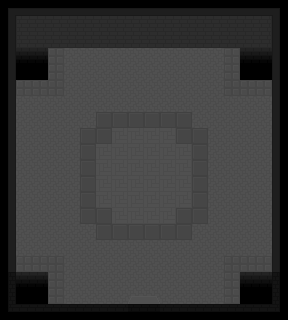

The image is a tile-based game level rendered from a .tmx file. Its description and source (layers, tilesets, objects; grid data summarised) follow:
An orthogonal 18x20 tile map with 16x16 px tiles, 2 tile layers (background1, background2), 3 tilesets and 9 objects (4x column, 4x obelisk, DOWN).

<map version="1.0" orientation="orthogonal" renderorder="right-down" width="18" height="20" tilewidth="16" tileheight="16" backgroundcolor="#000000" nextobjectid="46">
 <tileset firstgid="1" name="tileset" tilewidth="16" tileheight="16" tilecount="60" columns="4">
  <image source="../tileset.png" width="64" height="240" />
  <tile id="0">
   <properties>
    <property name="impede" type="bool" value="false" />
   </properties>
  </tile>
  <tile id="1">
   <properties>
    <property name="impede" type="bool" value="false" />
   </properties>
  </tile>
  <tile id="2">
   <properties>
    <property name="impede" type="bool" value="false" />
   </properties>
  </tile>
  <tile id="3">
   <properties>
    <property name="impede" type="bool" value="false" />
   </properties>
  </tile>
  <tile id="4">
   <properties>
    <property name="impede" type="bool" value="false" />
   </properties>
  </tile>
  <tile id="5">
   <properties>
    <property name="impede" type="bool" value="false" />
   </properties>
  </tile>
  <tile id="6">
   <properties>
    <property name="impede" type="bool" value="false" />
   </properties>
  </tile>
  <tile id="7">
   <properties>
    <property name="impede" type="bool" value="false" />
   </properties>
  </tile>
  <tile id="8">
   <properties>
    <property name="impede" type="bool" value="false" />
   </properties>
  </tile>
  <tile id="9">
   <properties>
    <property name="impede" type="bool" value="false" />
   </properties>
  </tile>
  <tile id="10">
   <properties>
    <property name="impede" type="bool" value="false" />
   </properties>
  </tile>
  <tile id="11">
   <properties>
    <property name="impede" type="bool" value="false" />
   </properties>
  </tile>
  <tile id="16">
   <properties>
    <property name="impede" type="bool" value="false" />
   </properties>
  </tile>
  <tile id="19">
   <properties>
    <property name="impede" type="bool" value="false" />
   </properties>
  </tile>
  <tile id="20">
   <properties>
    <property name="impede" type="bool" value="false" />
   </properties>
  </tile>
  <tile id="23">
   <properties>
    <property name="impede" type="bool" value="false" />
   </properties>
  </tile>
  <tile id="24">
   <properties>
    <property name="impede" type="bool" value="false" />
   </properties>
  </tile>
  <tile id="27">
   <properties>
    <property name="impede" type="bool" value="false" />
   </properties>
  </tile>
  <tile id="28">
   <properties>
    <property name="impede" type="bool" value="false" />
   </properties>
  </tile>
  <tile id="31">
   <properties>
    <property name="impede" type="bool" value="false" />
   </properties>
  </tile>
  <tile id="32">
   <properties>
    <property name="impede" type="bool" value="false" />
   </properties>
  </tile>
  <tile id="35">
   <properties>
    <property name="impede" type="bool" value="false" />
   </properties>
  </tile>
  <tile id="36">
   <properties>
    <property name="impede" type="bool" value="false" />
   </properties>
  </tile>
  <tile id="37">
   <properties>
    <property name="impede" type="bool" value="false" />
   </properties>
  </tile>
  <tile id="38">
   <properties>
    <property name="impede" type="bool" value="false" />
   </properties>
  </tile>
  <tile id="39">
   <properties>
    <property name="impede" type="bool" value="false" />
   </properties>
  </tile>
 </tileset>
 <tileset firstgid="61" name="tileset" tilewidth="16" tileheight="16" tilecount="60" columns="4">
  <image source="../tileset.png" width="64" height="240" />
  <tile id="0">
   <properties>
    <property name="impede" type="bool" value="false" />
   </properties>
  </tile>
  <tile id="1">
   <properties>
    <property name="impede" type="bool" value="false" />
   </properties>
  </tile>
  <tile id="2">
   <properties>
    <property name="impede" type="bool" value="false" />
   </properties>
  </tile>
  <tile id="3">
   <properties>
    <property name="impede" type="bool" value="false" />
   </properties>
  </tile>
  <tile id="4">
   <properties>
    <property name="impede" type="bool" value="false" />
   </properties>
  </tile>
  <tile id="5">
   <properties>
    <property name="impede" type="bool" value="false" />
   </properties>
  </tile>
  <tile id="6">
   <properties>
    <property name="impede" type="bool" value="false" />
   </properties>
  </tile>
  <tile id="7">
   <properties>
    <property name="impede" type="bool" value="false" />
   </properties>
  </tile>
  <tile id="8">
   <properties>
    <property name="impede" type="bool" value="false" />
   </properties>
  </tile>
  <tile id="9">
   <properties>
    <property name="impede" type="bool" value="false" />
   </properties>
  </tile>
  <tile id="10">
   <properties>
    <property name="impede" type="bool" value="false" />
   </properties>
  </tile>
  <tile id="11">
   <properties>
    <property name="impede" type="bool" value="false" />
   </properties>
  </tile>
  <tile id="16">
   <properties>
    <property name="impede" type="bool" value="false" />
   </properties>
  </tile>
  <tile id="19">
   <properties>
    <property name="impede" type="bool" value="false" />
   </properties>
  </tile>
  <tile id="20">
   <properties>
    <property name="impede" type="bool" value="false" />
   </properties>
  </tile>
  <tile id="23">
   <properties>
    <property name="impede" type="bool" value="false" />
   </properties>
  </tile>
  <tile id="24">
   <properties>
    <property name="impede" type="bool" value="false" />
   </properties>
  </tile>
  <tile id="27">
   <properties>
    <property name="impede" type="bool" value="false" />
   </properties>
  </tile>
  <tile id="28">
   <properties>
    <property name="impede" type="bool" value="false" />
   </properties>
  </tile>
  <tile id="31">
   <properties>
    <property name="impede" type="bool" value="false" />
   </properties>
  </tile>
  <tile id="32">
   <properties>
    <property name="impede" type="bool" value="false" />
   </properties>
  </tile>
  <tile id="35">
   <properties>
    <property name="impede" type="bool" value="false" />
   </properties>
  </tile>
  <tile id="36">
   <properties>
    <property name="impede" type="bool" value="false" />
   </properties>
  </tile>
  <tile id="37">
   <properties>
    <property name="impede" type="bool" value="false" />
   </properties>
  </tile>
  <tile id="38">
   <properties>
    <property name="impede" type="bool" value="false" />
   </properties>
  </tile>
  <tile id="39">
   <properties>
    <property name="impede" type="bool" value="false" />
   </properties>
  </tile>
 </tileset>
 <tileset firstgid="121" name="tileset" tilewidth="16" tileheight="16" tilecount="60" columns="4">
  <image source="../tileset.png" width="64" height="240" />
  <tile id="0">
   <properties>
    <property name="impede" type="bool" value="false" />
   </properties>
  </tile>
  <tile id="1">
   <properties>
    <property name="impede" type="bool" value="false" />
   </properties>
  </tile>
  <tile id="2">
   <properties>
    <property name="impede" type="bool" value="false" />
   </properties>
  </tile>
  <tile id="3">
   <properties>
    <property name="impede" type="bool" value="false" />
   </properties>
  </tile>
  <tile id="4">
   <properties>
    <property name="impede" type="bool" value="false" />
   </properties>
  </tile>
  <tile id="5">
   <properties>
    <property name="impede" type="bool" value="false" />
   </properties>
  </tile>
  <tile id="6">
   <properties>
    <property name="impede" type="bool" value="false" />
   </properties>
  </tile>
  <tile id="7">
   <properties>
    <property name="impede" type="bool" value="false" />
   </properties>
  </tile>
  <tile id="8">
   <properties>
    <property name="impede" type="bool" value="false" />
   </properties>
  </tile>
  <tile id="9">
   <properties>
    <property name="impede" type="bool" value="false" />
   </properties>
  </tile>
  <tile id="10">
   <properties>
    <property name="impede" type="bool" value="false" />
   </properties>
  </tile>
  <tile id="11">
   <properties>
    <property name="impede" type="bool" value="false" />
   </properties>
  </tile>
  <tile id="16">
   <properties>
    <property name="impede" type="bool" value="false" />
   </properties>
  </tile>
  <tile id="19">
   <properties>
    <property name="impede" type="bool" value="false" />
   </properties>
  </tile>
  <tile id="20">
   <properties>
    <property name="impede" type="bool" value="false" />
   </properties>
  </tile>
  <tile id="23">
   <properties>
    <property name="impede" type="bool" value="false" />
   </properties>
  </tile>
  <tile id="24">
   <properties>
    <property name="impede" type="bool" value="false" />
   </properties>
  </tile>
  <tile id="27">
   <properties>
    <property name="impede" type="bool" value="false" />
   </properties>
  </tile>
  <tile id="28">
   <properties>
    <property name="impede" type="bool" value="false" />
   </properties>
  </tile>
  <tile id="31">
   <properties>
    <property name="impede" type="bool" value="false" />
   </properties>
  </tile>
  <tile id="32">
   <properties>
    <property name="impede" type="bool" value="false" />
   </properties>
  </tile>
  <tile id="35">
   <properties>
    <property name="impede" type="bool" value="false" />
   </properties>
  </tile>
  <tile id="36">
   <properties>
    <property name="impede" type="bool" value="false" />
   </properties>
  </tile>
  <tile id="37">
   <properties>
    <property name="impede" type="bool" value="false" />
   </properties>
  </tile>
  <tile id="38">
   <properties>
    <property name="impede" type="bool" value="false" />
   </properties>
  </tile>
  <tile id="39">
   <properties>
    <property name="impede" type="bool" value="false" />
   </properties>
  </tile>
 </tileset>
 <layer name="background1" width="18" height="20">
  <data>[360 cells, 352 non-empty, 20 distinct tile ids]</data>
 </layer>
 <layer name="background2" width="18" height="20">
  <data>[360 cells, 4 non-empty, 3 distinct tile ids]</data>
 </layer>
 <objectgroup name="objects">
  <object id="1" name="column" x="72" y="104" width="16" height="16" />
  <object id="2" name="column" x="200" y="104" width="16" height="16" />
  <object id="3" name="column" x="72" y="232" width="16" height="16" />
  <object id="4" name="column" x="200" y="232" width="16" height="16" />
  <object id="5" name="door" type="DOWN" x="128" y="296" width="32" height="8" />
  <object id="42" name="obelisk" x="48.25" y="128.5" width="16" height="16" />
  <object id="43" name="obelisk" x="47.75" y="208" width="16" height="16" />
  <object id="44" name="obelisk" x="224.75" y="128" width="16" height="16" />
  <object id="45" name="obelisk" x="224" y="208" width="16" height="16" />
 </objectgroup>
</map>
